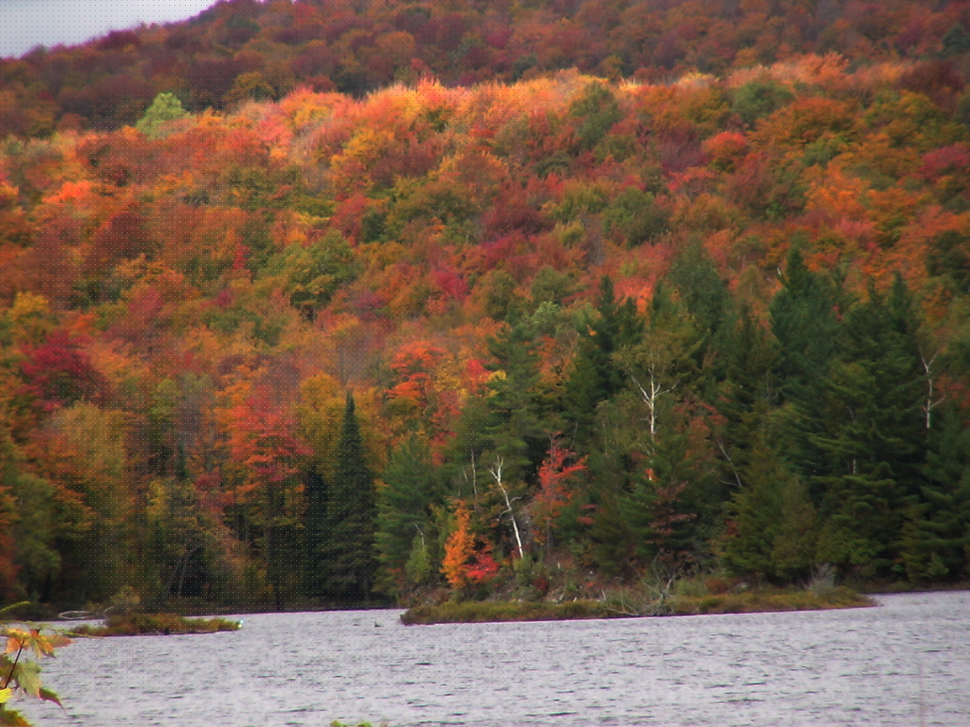
#> input picture Assignment 4/mountain.png, 970 x 727 px, shrunk from 2016 x 1512 before the run, found by its file name
$ python assignment4.py
#> lines starting #> are read from the running program, lines starting #| are printed output that depends on the picture
import skimage.io as io
import numpy as np

#path = input("Enter path of image to be analyzed: ")
pathSave = input("Enter path of root folder: ")
#> the answer given: out.png
mountain = input("Enter filename + extension for the mountain picture: ")
#> the answer given: mountain.png

if pathSave[-1] != "\\":
    pathSave += "\\"

class ImageAnalysis:
    def __init__(self, imagePath):                                                                              # As usual, this is performed when the class is loaded
#> called with imagePath = 'out.png\\'
        self.imageRaster = io.imread(imagePath + mountain)                                                      # We load the mountain.png file, or whatever name is given to it
#> self.imageRaster is the input picture: shape (727, 970, 3); mean R, G, B 112, 88.5, 69.9
        self.imagePath = imagePath

    def __str__(self):                                                                                          # This is what we want to print
        return "Size of image: " + str(self.imageRaster.shape[1]) + " x " + str(self.imageRaster.shape[0])

    def show(self):                                                                                             # This just shows the mountain image
        io.imshow(self.imageRaster)
        io.show()

    def retrieveHidden(self):
        hiddenImage = np.empty([131, 100, 3], dtype=int)                                                        # width (cols), height (rows), depth

        for rows in range(0, 100):                                                                              # We parse the image for those 12th pixels
            for columns in range(0, 131):
                hiddenImage[columns][rows] = self.imageRaster[columns*11][rows*11]                              # We add those to a numpy array, then display it
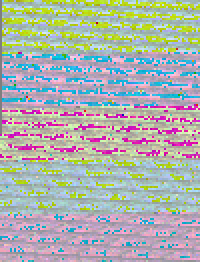
#> hiddenImage: shape (131, 100, 3) int64 (shown 2 times larger); mean R, G, B 3.36e+18, 3.63e+18, 3.37e+18; drawn with min black and max white

        io.imsave(pathSave + "hidden.png", hiddenImage)

    def fix(self):
        imageFixed = self.imageRaster                                                                           # Clone
        imageFixed = imageFixed.astype("int64")                                                                 # For some obscure reason, the array declared by imageRaster is uint8 by default.
        averageColor = np.zeros(shape=(3))                                                                      # This sets the values at [0,255]. Hence why I had to convert them back to int64.
        for rows in range(0, 100):                                                                              # Might not be allowed by assignment rules, but I have previous C# experience
            for columns in range(0, 131):                                                                       # These are variations of the average values, they change depending on the position
                if columns != 0 and rows != 0:                                                                  # of the pixel in question (corner takes the average of two pixels for example)
                    averageColor = (imageFixed[columns*11+1][rows*11] + imageFixed[columns*11-1][rows*11] + imageFixed[columns*11][rows*11+1] + imageFixed[columns*11][rows*11-1])//4
                elif rows == 0 and columns != 0:                                                                # We use floored division // to return an integer instead of doing round()
                    averageColor = (imageFixed[columns*11+1][rows*11] + imageFixed[columns*11-1][rows*11] + imageFixed[columns*11][rows*11+1])//3
                elif columns == 0 and rows != 0:
                    averageColor = (imageFixed[columns*11+1][rows*11] + imageFixed[columns*11][rows*11+1] + imageFixed[columns*11][rows*11-1])//3
                elif rows == 0 and columns == 0:
                    averageColor = (imageFixed[columns*11+1][rows*11] + imageFixed[columns*11][rows*11+1])//2
                imageFixed[columns*11][rows*11] = averageColor
        #imageFixed = imageFixed.astype("uint8")                                                                # Uncomment this line to remove the lossy conversion warning intxx -> uint8
        io.imsave(pathSave + "mountain_fixed.png", imageFixed)

    def averageRGB(self):
        image = io.imread(self.imagePath + "hidden.png")                                                        # We load the previous hidden file, though this could be done internally
        averageColorRGB = np.zeros(shape=(np.shape(image)[0], np.shape(image)[1]))                              # We make an empty array the size of the image
        for rows in range(0, np.shape(image)[0]):                                                               # Height (rows)
            for columns in range(0, np.shape(image)[1]):                                                        # Width (cols)
                averageColorRGB[rows][columns] = round(np.average(image[rows][columns]))                        # We average the RGB values
        np.savetxt(pathSave + "hiddenCSV.csv", averageColorRGB, delimiter=",")                                  # We save as .csv

    def loadRGBFromFile(self, fileName):
        self.fileName = fileName
        file = np.loadtxt(pathSave + self.fileName, delimiter=",")                                              # We load that same CSV we exported earlier
        loadedRGB = np.zeros((np.shape(file)[0], np.shape(file)[1], 3), dtype=np.uint8)                         # Of course, force the array to be uint8 instead of default float64
        for rows in range(0, np.shape(loadedRGB)[0]):                                                           # Height (rows)
            for columns in range(0, np.shape(loadedRGB)[1]):                                                    # Width (cols)
                x = file[rows][columns]                                                                         # We retrieve the data once by doing this instead of three times
                loadedRGB[rows][columns] = [x,x,x]                                                              # We assign axis=2 with this value for each pixel
        #loadedRGB = loadedRGB.astype("uint8")                                                                  # Uncomment this line to remove the lossy conversion warning intxx -> uint8
        io.imsave(pathSave + "hiddenBW.png", loadedRGB)                                                         # Finally, we save the image, then next line shows it
        io.imshow(loadedRGB)                                                                                    # Averaging the RGB values returns the same image, only black and white
        io.show()

analysis = ImageAnalysis(pathSave)
print(analysis)
#> (the run stopped early here; a loop or call above may not have finished)
